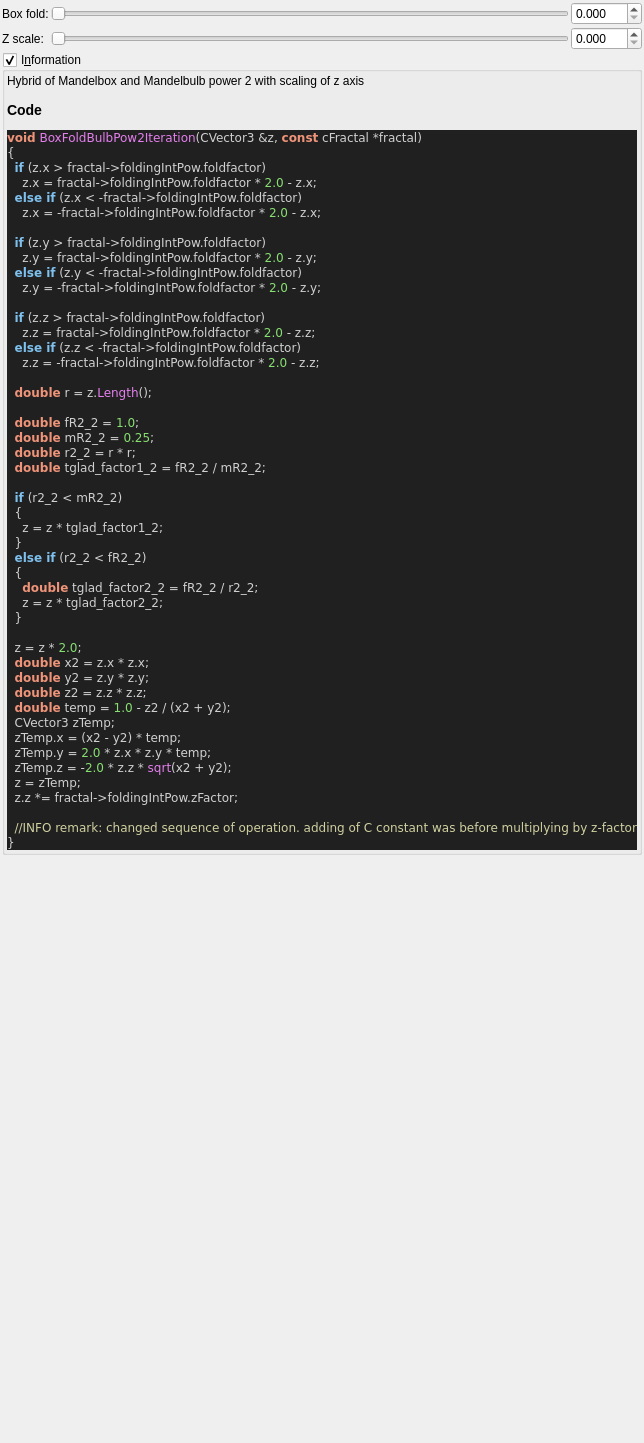
<?xml version="1.0" encoding="UTF-8"?>
<ui version="4.0">
 <class>Form</class>
 <widget class="QWidget" name="Form">
  <property name="geometry">
   <rect>
    <x>0</x>
    <y>0</y>
    <width>494</width>
    <height>1443</height>
   </rect>
  </property>
  <property name="windowTitle">
   <string>Form</string>
  </property>
  <layout class="QVBoxLayout" name="verticalLayout">
   <property name="spacing">
    <number>2</number>
   </property>
   <property name="leftMargin">
    <number>2</number>
   </property>
   <property name="topMargin">
    <number>2</number>
   </property>
   <property name="rightMargin">
    <number>2</number>
   </property>
   <property name="bottomMargin">
    <number>2</number>
   </property>
   <item>
    <layout class="QGridLayout" name="gridLayout">
     <property name="spacing">
      <number>2</number>
     </property>
     <item row="1" column="1">
      <widget class="QSlider" name="slider_boxfold_bulbpow2_z_factor">
       <property name="sizePolicy">
        <sizepolicy hsizetype="Expanding" vsizetype="Maximum">
         <horstretch>0</horstretch>
         <verstretch>0</verstretch>
        </sizepolicy>
       </property>
       <property name="minimum">
        <number>0</number>
       </property>
       <property name="maximum">
        <number>50000</number>
       </property>
       <property name="singleStep">
        <number>1</number>
       </property>
       <property name="pageStep">
        <number>100</number>
       </property>
       <property name="orientation">
        <enum>Qt::Horizontal</enum>
       </property>
      </widget>
     </item>
     <item row="1" column="0">
      <widget class="QLabel" name="label_8">
       <property name="text">
        <string>Z scale:</string>
       </property>
      </widget>
     </item>
     <item row="0" column="2">
      <widget class="MyDoubleSpinBox" name="spinbox_boxfold_bulbpow2_folding_factor">
       <property name="sizePolicy">
        <sizepolicy hsizetype="Minimum" vsizetype="Maximum">
         <horstretch>0</horstretch>
         <verstretch>0</verstretch>
        </sizepolicy>
       </property>
       <property name="prefix">
        <string/>
       </property>
       <property name="suffix">
        <string/>
       </property>
       <property name="decimals">
        <number>3</number>
       </property>
       <property name="minimum">
        <double>0.000000000000000</double>
       </property>
       <property name="maximum">
        <double>100.000000000000000</double>
       </property>
       <property name="singleStep">
        <double>0.100000000000000</double>
       </property>
      </widget>
     </item>
     <item row="1" column="2">
      <widget class="MyDoubleSpinBox" name="spinbox_boxfold_bulbpow2_z_factor">
       <property name="sizePolicy">
        <sizepolicy hsizetype="Minimum" vsizetype="Maximum">
         <horstretch>0</horstretch>
         <verstretch>0</verstretch>
        </sizepolicy>
       </property>
       <property name="prefix">
        <string/>
       </property>
       <property name="suffix">
        <string/>
       </property>
       <property name="decimals">
        <number>3</number>
       </property>
       <property name="minimum">
        <double>0.000000000000000</double>
       </property>
       <property name="maximum">
        <double>50.000000000000000</double>
       </property>
       <property name="singleStep">
        <double>0.100000000000000</double>
       </property>
      </widget>
     </item>
     <item row="0" column="1">
      <widget class="QSlider" name="slider_boxfold_bulbpow2_folding_factor">
       <property name="sizePolicy">
        <sizepolicy hsizetype="Expanding" vsizetype="Maximum">
         <horstretch>0</horstretch>
         <verstretch>0</verstretch>
        </sizepolicy>
       </property>
       <property name="maximum">
        <number>20000</number>
       </property>
       <property name="singleStep">
        <number>1</number>
       </property>
       <property name="orientation">
        <enum>Qt::Horizontal</enum>
       </property>
      </widget>
     </item>
     <item row="0" column="0">
      <widget class="QLabel" name="label_7">
       <property name="text">
        <string>Box fold:</string>
       </property>
      </widget>
     </item>
    </layout>
   </item>
   <item>
    <widget class="MyGroupBox" name="groupCheck_info">
     <property name="title">
      <string>I&amp;nformation</string>
     </property>
     <property name="flat">
      <bool>false</bool>
     </property>
     <property name="checkable">
      <bool>true</bool>
     </property>
     <layout class="QVBoxLayout" name="verticalLayout_2">
      <property name="spacing">
       <number>2</number>
      </property>
      <property name="leftMargin">
       <number>2</number>
      </property>
      <property name="topMargin">
       <number>2</number>
      </property>
      <property name="rightMargin">
       <number>2</number>
      </property>
      <property name="bottomMargin">
       <number>2</number>
      </property>
      <item>
       <widget class="QLabel" name="label_code_content">
        <property name="text">
         <string>&lt;p&gt;Hybrid of Mandelbox and Mandelbulb power 2 with scaling of z axis&lt;/p&gt;&lt;table&gt;
&lt;/table&gt;
&lt;h3&gt;Code&lt;/h3&gt;
&lt;!DOCTYPE HTML PUBLIC &quot;-//W3C//DTD HTML 4.0 Transitional//EN&quot;&gt;
&lt;html&gt;
&lt;head&gt;
&lt;meta http-equiv=&quot;content-type&quot; content=&quot;text/html; charset=ISO-8859-1&quot;&gt;
&lt;title&gt;Source file&lt;/title&gt;
&lt;/head&gt;
&lt;body style=&quot;background-color:#202020&quot;&gt;
&lt;pre style=&quot;color:#d0d0d0; background-color:#202020;  font-family:'Courier New';&quot;&gt;&lt;span style=&quot;color:#f09479; font-weight:bold&quot;&gt;void&lt;/span&gt; &lt;span style=&quot;color:#e47eed&quot;&gt;BoxFoldBulbPow2Iteration&lt;/span&gt;&lt;span style=&quot;color:#d0d0d0&quot;&gt;(&lt;/span&gt;CVector3 &lt;span style=&quot;color:#d0d0d0&quot;&gt;&amp;amp;&lt;/span&gt;z&lt;span style=&quot;color:#d0d0d0&quot;&gt;,&lt;/span&gt; &lt;span style=&quot;color:#f09479; font-weight:bold&quot;&gt;const&lt;/span&gt; cFractal &lt;span style=&quot;color:#d0d0d0&quot;&gt;*&lt;/span&gt;fractal&lt;span style=&quot;color:#d0d0d0&quot;&gt;)&lt;/span&gt;
&lt;span style=&quot;color:#d0d0d0&quot;&gt;{&lt;/span&gt;
  &lt;span style=&quot;color:#7ec0ee; font-weight:bold&quot;&gt;if&lt;/span&gt; &lt;span style=&quot;color:#d0d0d0&quot;&gt;(&lt;/span&gt;z&lt;span style=&quot;color:#d0d0d0&quot;&gt;.&lt;/span&gt;x &lt;span style=&quot;color:#d0d0d0&quot;&gt;&amp;gt;&lt;/span&gt; fractal&lt;span style=&quot;color:#d0d0d0&quot;&gt;-&amp;gt;&lt;/span&gt;foldingIntPow&lt;span style=&quot;color:#d0d0d0&quot;&gt;.&lt;/span&gt;foldfactor&lt;span style=&quot;color:#d0d0d0&quot;&gt;)&lt;/span&gt;
    z&lt;span style=&quot;color:#d0d0d0&quot;&gt;.&lt;/span&gt;x &lt;span style=&quot;color:#d0d0d0&quot;&gt;=&lt;/span&gt; fractal&lt;span style=&quot;color:#d0d0d0&quot;&gt;-&amp;gt;&lt;/span&gt;foldingIntPow&lt;span style=&quot;color:#d0d0d0&quot;&gt;.&lt;/span&gt;foldfactor &lt;span style=&quot;color:#d0d0d0&quot;&gt;*&lt;/span&gt; &lt;span style=&quot;color:#87df71&quot;&gt;2.0&lt;/span&gt; &lt;span style=&quot;color:#d0d0d0&quot;&gt;-&lt;/span&gt; z&lt;span style=&quot;color:#d0d0d0&quot;&gt;.&lt;/span&gt;x&lt;span style=&quot;color:#d0d0d0&quot;&gt;;&lt;/span&gt;
  &lt;span style=&quot;color:#7ec0ee; font-weight:bold&quot;&gt;else if&lt;/span&gt; &lt;span style=&quot;color:#d0d0d0&quot;&gt;(&lt;/span&gt;z&lt;span style=&quot;color:#d0d0d0&quot;&gt;.&lt;/span&gt;x &lt;span style=&quot;color:#d0d0d0&quot;&gt;&amp;lt; -&lt;/span&gt;fractal&lt;span style=&quot;color:#d0d0d0&quot;&gt;-&amp;gt;&lt;/span&gt;foldingIntPow&lt;span style=&quot;color:#d0d0d0&quot;&gt;.&lt;/span&gt;foldfactor&lt;span style=&quot;color:#d0d0d0&quot;&gt;)&lt;/span&gt;
    z&lt;span style=&quot;color:#d0d0d0&quot;&gt;.&lt;/span&gt;x &lt;span style=&quot;color:#d0d0d0&quot;&gt;= -&lt;/span&gt;fractal&lt;span style=&quot;color:#d0d0d0&quot;&gt;-&amp;gt;&lt;/span&gt;foldingIntPow&lt;span style=&quot;color:#d0d0d0&quot;&gt;.&lt;/span&gt;foldfactor &lt;span style=&quot;color:#d0d0d0&quot;&gt;*&lt;/span&gt; &lt;span style=&quot;color:#87df71&quot;&gt;2.0&lt;/span&gt; &lt;span style=&quot;color:#d0d0d0&quot;&gt;-&lt;/span&gt; z&lt;span style=&quot;color:#d0d0d0&quot;&gt;.&lt;/span&gt;x&lt;span style=&quot;color:#d0d0d0&quot;&gt;;&lt;/span&gt;

  &lt;span style=&quot;color:#7ec0ee; font-weight:bold&quot;&gt;if&lt;/span&gt; &lt;span style=&quot;color:#d0d0d0&quot;&gt;(&lt;/span&gt;z&lt;span style=&quot;color:#d0d0d0&quot;&gt;.&lt;/span&gt;y &lt;span style=&quot;color:#d0d0d0&quot;&gt;&amp;gt;&lt;/span&gt; fractal&lt;span style=&quot;color:#d0d0d0&quot;&gt;-&amp;gt;&lt;/span&gt;foldingIntPow&lt;span style=&quot;color:#d0d0d0&quot;&gt;.&lt;/span&gt;foldfactor&lt;span style=&quot;color:#d0d0d0&quot;&gt;)&lt;/span&gt;
    z&lt;span style=&quot;color:#d0d0d0&quot;&gt;.&lt;/span&gt;y &lt;span style=&quot;color:#d0d0d0&quot;&gt;=&lt;/span&gt; fractal&lt;span style=&quot;color:#d0d0d0&quot;&gt;-&amp;gt;&lt;/span&gt;foldingIntPow&lt;span style=&quot;color:#d0d0d0&quot;&gt;.&lt;/span&gt;foldfactor &lt;span style=&quot;color:#d0d0d0&quot;&gt;*&lt;/span&gt; &lt;span style=&quot;color:#87df71&quot;&gt;2.0&lt;/span&gt; &lt;span style=&quot;color:#d0d0d0&quot;&gt;-&lt;/span&gt; z&lt;span style=&quot;color:#d0d0d0&quot;&gt;.&lt;/span&gt;y&lt;span style=&quot;color:#d0d0d0&quot;&gt;;&lt;/span&gt;
  &lt;span style=&quot;color:#7ec0ee; font-weight:bold&quot;&gt;else if&lt;/span&gt; &lt;span style=&quot;color:#d0d0d0&quot;&gt;(&lt;/span&gt;z&lt;span style=&quot;color:#d0d0d0&quot;&gt;.&lt;/span&gt;y &lt;span style=&quot;color:#d0d0d0&quot;&gt;&amp;lt; -&lt;/span&gt;fractal&lt;span style=&quot;color:#d0d0d0&quot;&gt;-&amp;gt;&lt;/span&gt;foldingIntPow&lt;span style=&quot;color:#d0d0d0&quot;&gt;.&lt;/span&gt;foldfactor&lt;span style=&quot;color:#d0d0d0&quot;&gt;)&lt;/span&gt;
    z&lt;span style=&quot;color:#d0d0d0&quot;&gt;.&lt;/span&gt;y &lt;span style=&quot;color:#d0d0d0&quot;&gt;= -&lt;/span&gt;fractal&lt;span style=&quot;color:#d0d0d0&quot;&gt;-&amp;gt;&lt;/span&gt;foldingIntPow&lt;span style=&quot;color:#d0d0d0&quot;&gt;.&lt;/span&gt;foldfactor &lt;span style=&quot;color:#d0d0d0&quot;&gt;*&lt;/span&gt; &lt;span style=&quot;color:#87df71&quot;&gt;2.0&lt;/span&gt; &lt;span style=&quot;color:#d0d0d0&quot;&gt;-&lt;/span&gt; z&lt;span style=&quot;color:#d0d0d0&quot;&gt;.&lt;/span&gt;y&lt;span style=&quot;color:#d0d0d0&quot;&gt;;&lt;/span&gt;

  &lt;span style=&quot;color:#7ec0ee; font-weight:bold&quot;&gt;if&lt;/span&gt; &lt;span style=&quot;color:#d0d0d0&quot;&gt;(&lt;/span&gt;z&lt;span style=&quot;color:#d0d0d0&quot;&gt;.&lt;/span&gt;z &lt;span style=&quot;color:#d0d0d0&quot;&gt;&amp;gt;&lt;/span&gt; fractal&lt;span style=&quot;color:#d0d0d0&quot;&gt;-&amp;gt;&lt;/span&gt;foldingIntPow&lt;span style=&quot;color:#d0d0d0&quot;&gt;.&lt;/span&gt;foldfactor&lt;span style=&quot;color:#d0d0d0&quot;&gt;)&lt;/span&gt;
    z&lt;span style=&quot;color:#d0d0d0&quot;&gt;.&lt;/span&gt;z &lt;span style=&quot;color:#d0d0d0&quot;&gt;=&lt;/span&gt; fractal&lt;span style=&quot;color:#d0d0d0&quot;&gt;-&amp;gt;&lt;/span&gt;foldingIntPow&lt;span style=&quot;color:#d0d0d0&quot;&gt;.&lt;/span&gt;foldfactor &lt;span style=&quot;color:#d0d0d0&quot;&gt;*&lt;/span&gt; &lt;span style=&quot;color:#87df71&quot;&gt;2.0&lt;/span&gt; &lt;span style=&quot;color:#d0d0d0&quot;&gt;-&lt;/span&gt; z&lt;span style=&quot;color:#d0d0d0&quot;&gt;.&lt;/span&gt;z&lt;span style=&quot;color:#d0d0d0&quot;&gt;;&lt;/span&gt;
  &lt;span style=&quot;color:#7ec0ee; font-weight:bold&quot;&gt;else if&lt;/span&gt; &lt;span style=&quot;color:#d0d0d0&quot;&gt;(&lt;/span&gt;z&lt;span style=&quot;color:#d0d0d0&quot;&gt;.&lt;/span&gt;z &lt;span style=&quot;color:#d0d0d0&quot;&gt;&amp;lt; -&lt;/span&gt;fractal&lt;span style=&quot;color:#d0d0d0&quot;&gt;-&amp;gt;&lt;/span&gt;foldingIntPow&lt;span style=&quot;color:#d0d0d0&quot;&gt;.&lt;/span&gt;foldfactor&lt;span style=&quot;color:#d0d0d0&quot;&gt;)&lt;/span&gt;
    z&lt;span style=&quot;color:#d0d0d0&quot;&gt;.&lt;/span&gt;z &lt;span style=&quot;color:#d0d0d0&quot;&gt;= -&lt;/span&gt;fractal&lt;span style=&quot;color:#d0d0d0&quot;&gt;-&amp;gt;&lt;/span&gt;foldingIntPow&lt;span style=&quot;color:#d0d0d0&quot;&gt;.&lt;/span&gt;foldfactor &lt;span style=&quot;color:#d0d0d0&quot;&gt;*&lt;/span&gt; &lt;span style=&quot;color:#87df71&quot;&gt;2.0&lt;/span&gt; &lt;span style=&quot;color:#d0d0d0&quot;&gt;-&lt;/span&gt; z&lt;span style=&quot;color:#d0d0d0&quot;&gt;.&lt;/span&gt;z&lt;span style=&quot;color:#d0d0d0&quot;&gt;;&lt;/span&gt;

  &lt;span style=&quot;color:#f09479; font-weight:bold&quot;&gt;double&lt;/span&gt; r &lt;span style=&quot;color:#d0d0d0&quot;&gt;=&lt;/span&gt; z&lt;span style=&quot;color:#d0d0d0&quot;&gt;.&lt;/span&gt;&lt;span style=&quot;color:#e47eed&quot;&gt;Length&lt;/span&gt;&lt;span style=&quot;color:#d0d0d0&quot;&gt;();&lt;/span&gt;

  &lt;span style=&quot;color:#f09479; font-weight:bold&quot;&gt;double&lt;/span&gt; fR2_2 &lt;span style=&quot;color:#d0d0d0&quot;&gt;=&lt;/span&gt; &lt;span style=&quot;color:#87df71&quot;&gt;1.0&lt;/span&gt;&lt;span style=&quot;color:#d0d0d0&quot;&gt;;&lt;/span&gt;
  &lt;span style=&quot;color:#f09479; font-weight:bold&quot;&gt;double&lt;/span&gt; mR2_2 &lt;span style=&quot;color:#d0d0d0&quot;&gt;=&lt;/span&gt; &lt;span style=&quot;color:#87df71&quot;&gt;0.25&lt;/span&gt;&lt;span style=&quot;color:#d0d0d0&quot;&gt;;&lt;/span&gt;
  &lt;span style=&quot;color:#f09479; font-weight:bold&quot;&gt;double&lt;/span&gt; r2_2 &lt;span style=&quot;color:#d0d0d0&quot;&gt;=&lt;/span&gt; r &lt;span style=&quot;color:#d0d0d0&quot;&gt;*&lt;/span&gt; r&lt;span style=&quot;color:#d0d0d0&quot;&gt;;&lt;/span&gt;
  &lt;span style=&quot;color:#f09479; font-weight:bold&quot;&gt;double&lt;/span&gt; tglad_factor1_2 &lt;span style=&quot;color:#d0d0d0&quot;&gt;=&lt;/span&gt; fR2_2 &lt;span style=&quot;color:#d0d0d0&quot;&gt;/&lt;/span&gt; mR2_2&lt;span style=&quot;color:#d0d0d0&quot;&gt;;&lt;/span&gt;

  &lt;span style=&quot;color:#7ec0ee; font-weight:bold&quot;&gt;if&lt;/span&gt; &lt;span style=&quot;color:#d0d0d0&quot;&gt;(&lt;/span&gt;r2_2 &lt;span style=&quot;color:#d0d0d0&quot;&gt;&amp;lt;&lt;/span&gt; mR2_2&lt;span style=&quot;color:#d0d0d0&quot;&gt;)&lt;/span&gt;
  &lt;span style=&quot;color:#d0d0d0&quot;&gt;{&lt;/span&gt;
    z &lt;span style=&quot;color:#d0d0d0&quot;&gt;=&lt;/span&gt; z &lt;span style=&quot;color:#d0d0d0&quot;&gt;*&lt;/span&gt; tglad_factor1_2&lt;span style=&quot;color:#d0d0d0&quot;&gt;;&lt;/span&gt;
  &lt;span style=&quot;color:#d0d0d0&quot;&gt;}&lt;/span&gt;
  &lt;span style=&quot;color:#7ec0ee; font-weight:bold&quot;&gt;else if&lt;/span&gt; &lt;span style=&quot;color:#d0d0d0&quot;&gt;(&lt;/span&gt;r2_2 &lt;span style=&quot;color:#d0d0d0&quot;&gt;&amp;lt;&lt;/span&gt; fR2_2&lt;span style=&quot;color:#d0d0d0&quot;&gt;)&lt;/span&gt;
  &lt;span style=&quot;color:#d0d0d0&quot;&gt;{&lt;/span&gt;
    &lt;span style=&quot;color:#f09479; font-weight:bold&quot;&gt;double&lt;/span&gt; tglad_factor2_2 &lt;span style=&quot;color:#d0d0d0&quot;&gt;=&lt;/span&gt; fR2_2 &lt;span style=&quot;color:#d0d0d0&quot;&gt;/&lt;/span&gt; r2_2&lt;span style=&quot;color:#d0d0d0&quot;&gt;;&lt;/span&gt;
    z &lt;span style=&quot;color:#d0d0d0&quot;&gt;=&lt;/span&gt; z &lt;span style=&quot;color:#d0d0d0&quot;&gt;*&lt;/span&gt; tglad_factor2_2&lt;span style=&quot;color:#d0d0d0&quot;&gt;;&lt;/span&gt;
  &lt;span style=&quot;color:#d0d0d0&quot;&gt;}&lt;/span&gt;

  z &lt;span style=&quot;color:#d0d0d0&quot;&gt;=&lt;/span&gt; z &lt;span style=&quot;color:#d0d0d0&quot;&gt;*&lt;/span&gt; &lt;span style=&quot;color:#87df71&quot;&gt;2.0&lt;/span&gt;&lt;span style=&quot;color:#d0d0d0&quot;&gt;;&lt;/span&gt;
  &lt;span style=&quot;color:#f09479; font-weight:bold&quot;&gt;double&lt;/span&gt; x2 &lt;span style=&quot;color:#d0d0d0&quot;&gt;=&lt;/span&gt; z&lt;span style=&quot;color:#d0d0d0&quot;&gt;.&lt;/span&gt;x &lt;span style=&quot;color:#d0d0d0&quot;&gt;*&lt;/span&gt; z&lt;span style=&quot;color:#d0d0d0&quot;&gt;.&lt;/span&gt;x&lt;span style=&quot;color:#d0d0d0&quot;&gt;;&lt;/span&gt;
  &lt;span style=&quot;color:#f09479; font-weight:bold&quot;&gt;double&lt;/span&gt; y2 &lt;span style=&quot;color:#d0d0d0&quot;&gt;=&lt;/span&gt; z&lt;span style=&quot;color:#d0d0d0&quot;&gt;.&lt;/span&gt;y &lt;span style=&quot;color:#d0d0d0&quot;&gt;*&lt;/span&gt; z&lt;span style=&quot;color:#d0d0d0&quot;&gt;.&lt;/span&gt;y&lt;span style=&quot;color:#d0d0d0&quot;&gt;;&lt;/span&gt;
  &lt;span style=&quot;color:#f09479; font-weight:bold&quot;&gt;double&lt;/span&gt; z2 &lt;span style=&quot;color:#d0d0d0&quot;&gt;=&lt;/span&gt; z&lt;span style=&quot;color:#d0d0d0&quot;&gt;.&lt;/span&gt;z &lt;span style=&quot;color:#d0d0d0&quot;&gt;*&lt;/span&gt; z&lt;span style=&quot;color:#d0d0d0&quot;&gt;.&lt;/span&gt;z&lt;span style=&quot;color:#d0d0d0&quot;&gt;;&lt;/span&gt;
  &lt;span style=&quot;color:#f09479; font-weight:bold&quot;&gt;double&lt;/span&gt; temp &lt;span style=&quot;color:#d0d0d0&quot;&gt;=&lt;/span&gt; &lt;span style=&quot;color:#87df71&quot;&gt;1.0&lt;/span&gt; &lt;span style=&quot;color:#d0d0d0&quot;&gt;-&lt;/span&gt; z2 &lt;span style=&quot;color:#d0d0d0&quot;&gt;/ (&lt;/span&gt;x2 &lt;span style=&quot;color:#d0d0d0&quot;&gt;+&lt;/span&gt; y2&lt;span style=&quot;color:#d0d0d0&quot;&gt;);&lt;/span&gt;
  CVector3 zTemp&lt;span style=&quot;color:#d0d0d0&quot;&gt;;&lt;/span&gt;
  zTemp&lt;span style=&quot;color:#d0d0d0&quot;&gt;.&lt;/span&gt;x &lt;span style=&quot;color:#d0d0d0&quot;&gt;= (&lt;/span&gt;x2 &lt;span style=&quot;color:#d0d0d0&quot;&gt;-&lt;/span&gt; y2&lt;span style=&quot;color:#d0d0d0&quot;&gt;) *&lt;/span&gt; temp&lt;span style=&quot;color:#d0d0d0&quot;&gt;;&lt;/span&gt;
  zTemp&lt;span style=&quot;color:#d0d0d0&quot;&gt;.&lt;/span&gt;y &lt;span style=&quot;color:#d0d0d0&quot;&gt;=&lt;/span&gt; &lt;span style=&quot;color:#87df71&quot;&gt;2.0&lt;/span&gt; &lt;span style=&quot;color:#d0d0d0&quot;&gt;*&lt;/span&gt; z&lt;span style=&quot;color:#d0d0d0&quot;&gt;.&lt;/span&gt;x &lt;span style=&quot;color:#d0d0d0&quot;&gt;*&lt;/span&gt; z&lt;span style=&quot;color:#d0d0d0&quot;&gt;.&lt;/span&gt;y &lt;span style=&quot;color:#d0d0d0&quot;&gt;*&lt;/span&gt; temp&lt;span style=&quot;color:#d0d0d0&quot;&gt;;&lt;/span&gt;
  zTemp&lt;span style=&quot;color:#d0d0d0&quot;&gt;.&lt;/span&gt;z &lt;span style=&quot;color:#d0d0d0&quot;&gt;= -&lt;/span&gt;&lt;span style=&quot;color:#87df71&quot;&gt;2.0&lt;/span&gt; &lt;span style=&quot;color:#d0d0d0&quot;&gt;*&lt;/span&gt; z&lt;span style=&quot;color:#d0d0d0&quot;&gt;.&lt;/span&gt;z &lt;span style=&quot;color:#d0d0d0&quot;&gt;*&lt;/span&gt; &lt;span style=&quot;color:#e47eed&quot;&gt;sqrt&lt;/span&gt;&lt;span style=&quot;color:#d0d0d0&quot;&gt;(&lt;/span&gt;x2 &lt;span style=&quot;color:#d0d0d0&quot;&gt;+&lt;/span&gt; y2&lt;span style=&quot;color:#d0d0d0&quot;&gt;);&lt;/span&gt;
  z &lt;span style=&quot;color:#d0d0d0&quot;&gt;=&lt;/span&gt; zTemp&lt;span style=&quot;color:#d0d0d0&quot;&gt;;&lt;/span&gt;
  z&lt;span style=&quot;color:#d0d0d0&quot;&gt;.&lt;/span&gt;z &lt;span style=&quot;color:#d0d0d0&quot;&gt;*=&lt;/span&gt; fractal&lt;span style=&quot;color:#d0d0d0&quot;&gt;-&amp;gt;&lt;/span&gt;foldingIntPow&lt;span style=&quot;color:#d0d0d0&quot;&gt;.&lt;/span&gt;zFactor&lt;span style=&quot;color:#d0d0d0&quot;&gt;;&lt;/span&gt;

  &lt;span style=&quot;color:#d0d0a0&quot;&gt;//INFO remark: changed sequence of operation. adding of C constant was before multiplying by z-factor&lt;/span&gt;
&lt;span style=&quot;color:#d0d0d0&quot;&gt;}&lt;/span&gt;
&lt;/pre&gt;
&lt;/body&gt;
&lt;/html&gt;
&lt;!--HTML generated by highlight 3.9, http://www.andre-simon.de/--&gt;
</string>
        </property>
        <property name="wordWrap">
         <bool>true</bool>
        </property>
        <property name="openExternalLinks">
         <bool>true</bool>
        </property>
        <property name="textInteractionFlags">
         <set>Qt::LinksAccessibleByMouse|Qt::TextSelectableByMouse</set>
        </property>
       </widget>
      </item>
     </layout>
    </widget>
   </item>
   <item>
    <spacer name="verticalSpacer">
     <property name="orientation">
      <enum>Qt::Vertical</enum>
     </property>
     <property name="sizeHint" stdset="0">
      <size>
       <width>20</width>
       <height>40</height>
      </size>
     </property>
    </spacer>
   </item>
  </layout>
 </widget>
 <customwidgets>
  <customwidget>
   <class>MyDoubleSpinBox</class>
   <extends>QDoubleSpinBox</extends>
   <header>mydoublespinbox.h</header>
  </customwidget>
  <customwidget>
   <class>MyGroupBox</class>
   <extends>QGroupBox</extends>
   <header>mygroupbox.h</header>
   <container>1</container>
  </customwidget>
 </customwidgets>
 <tabstops>
  <tabstop>slider_boxfold_bulbpow2_folding_factor</tabstop>
  <tabstop>spinbox_boxfold_bulbpow2_folding_factor</tabstop>
  <tabstop>slider_boxfold_bulbpow2_z_factor</tabstop>
  <tabstop>spinbox_boxfold_bulbpow2_z_factor</tabstop>
 </tabstops>
 <resources/>
 <connections/>
</ui>
